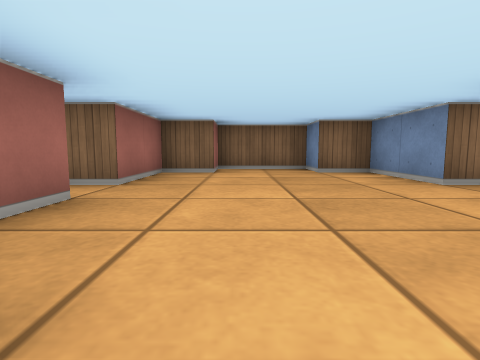
view 1 (above)

20 first-person views from a walk through a cub3D level. The camera is about half as high as the walls, tilts 6° down and sees 80° across. The floor is counted in squares. Each view is taken from the middle of a square. On the plan, view 1 faces up. The plan holds only what a view shows up to about 9 squares ahead; the rest is blank. The place goes on beyond the plan.

view 2
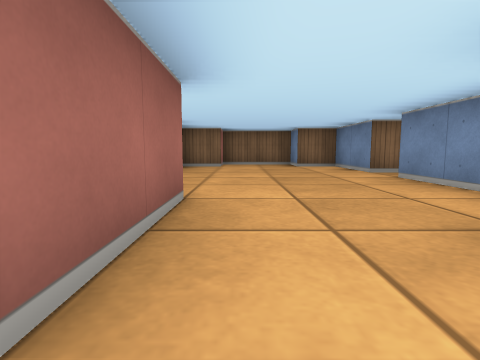

view 3
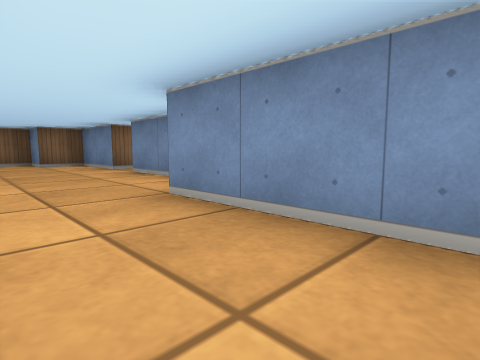

view 4
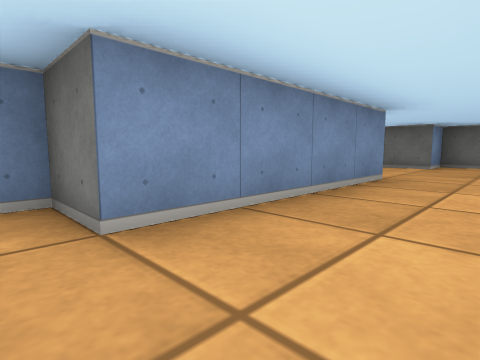

view 5
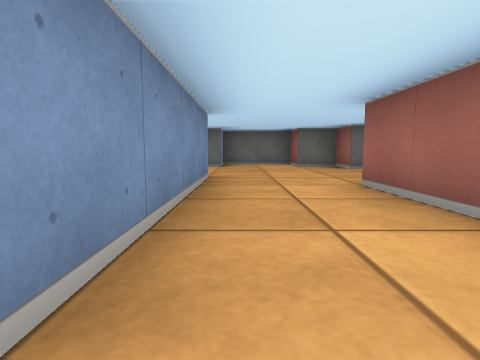

view 6
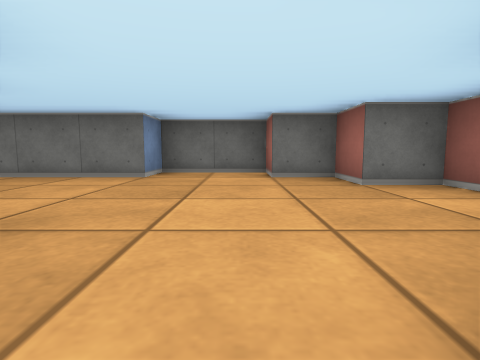

view 7
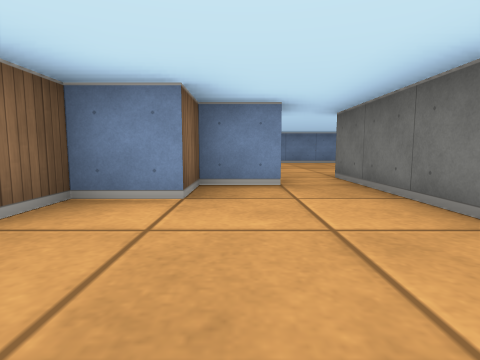

view 8
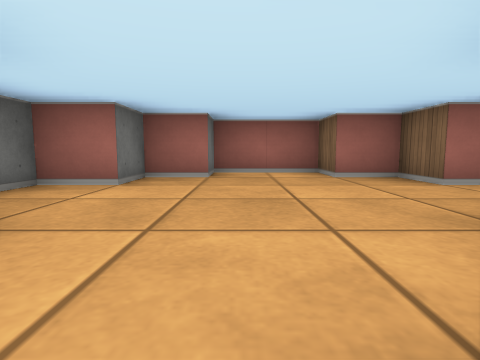

view 9
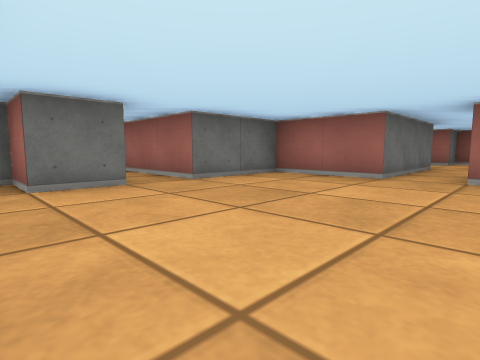

view 10
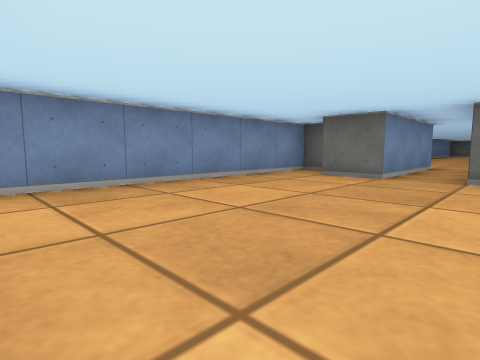

view 11
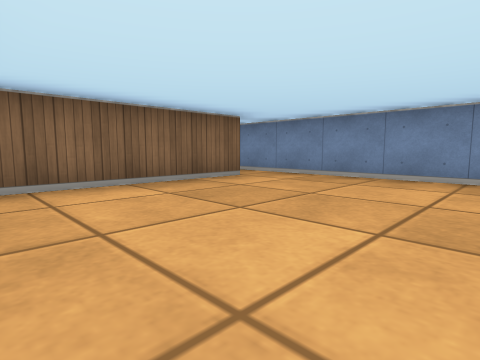

view 12
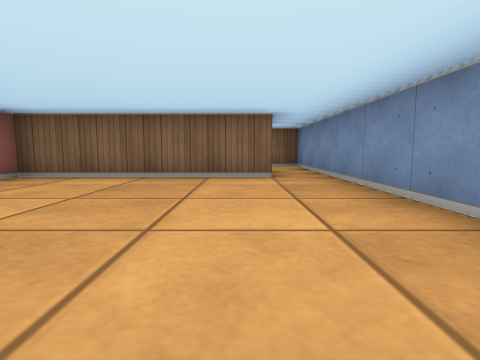

view 13
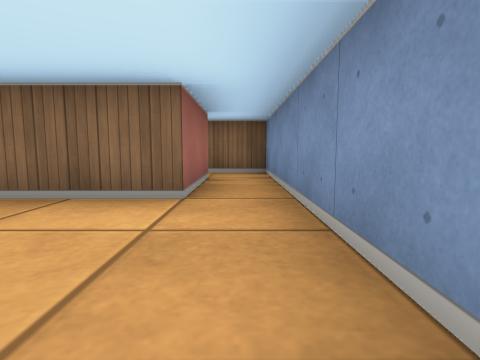

view 14
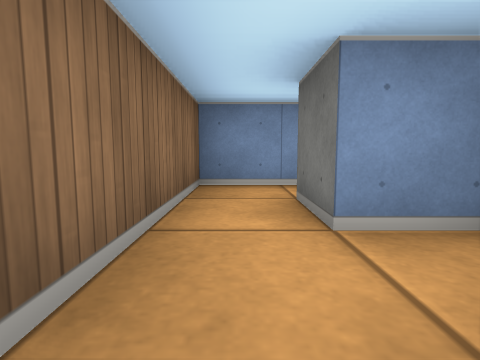

view 15
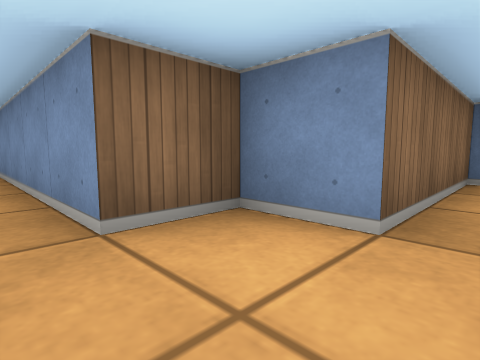

view 16
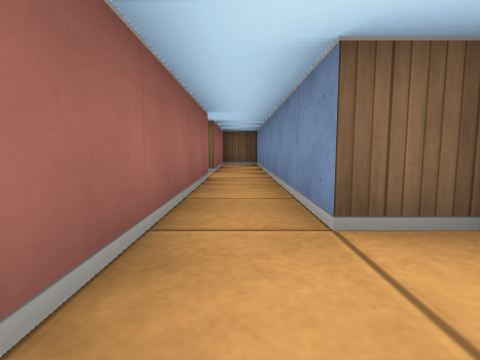

view 17
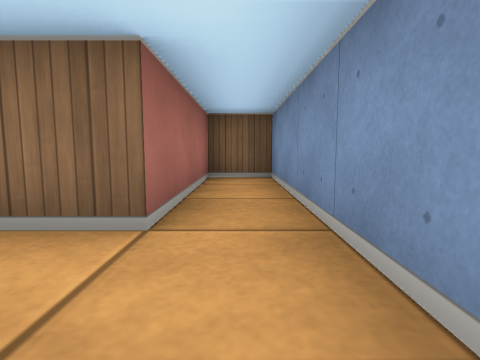

view 18
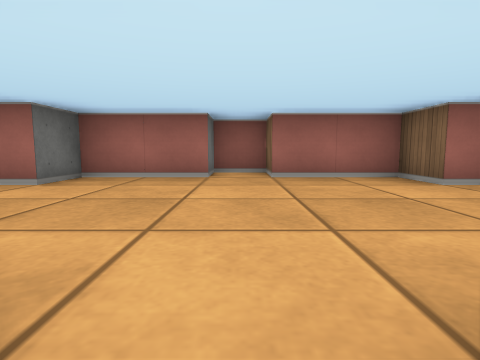

view 19
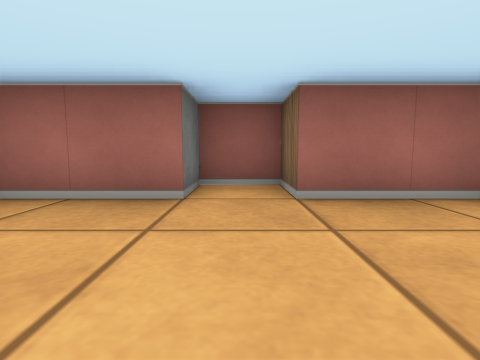

view 20
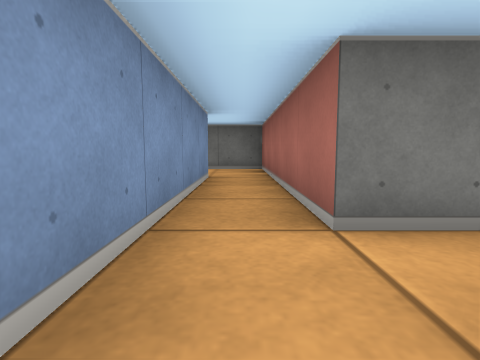

### Floor plan
Points are (right, up) in squares from view 1. A wall is a line through its corners. A room is listed if a view was taken in it or the views show most of it. See-through windows are left out.
Room 1 (views 1, 2, 3, 4, 5, 6, 19)
walls: (2.5, 3.5) (2.5, 5.5) (1.5, 5.5) (1.5, 6.5) (-0.5, 6.5) (-0.5, 5.5) (-1.5, 5.5) (-1.5, 3.5) (-2.5, 3.5) (-2.5, 2.5) (-1.5, 2.5) (-1.5, 0.5) (-0.5, 0.5) (-0.5, -3.5); (1.5, -4.6) (1.5, -0.5) (2.5, -0.5) (2.5, 2.5)
ways out: opening at (0.5, -3.5) to room 2; opening at (3.5, 3) to room 4
Room 2 (views 7, 8)
walls: (-0.5, -3.5) (-1.5, -3.5) (-1.5, -4.5) (-2.5, -4.5) (-2.5, -6.5) (-1.5, -6.5) (-1.5, -7.5) (-0.5, -7.5) (-0.5, -8.5) (1.5, -8.5) (1.5, -7.5) (3.5, -7.5); (3.5, -6.6) (3.5, -5.5) (2.5, -5.5) (2.5, -4.5) (1.8, -4.5)
ways out: opening at (0.5, -3.5) to room 1; opening at (4, -7) to room 3
Room 3 (views 9, 10, 11, 12, 13)
walls: (8.5, -4.5) (4.5, -4.5); (3.5, -7.5) (4.5, -7.5) (4.5, -9.5) (6.5, -9.5) (6.5, -11.9); (7.5, -12.5) (7.5, -9.5) (8.5, -9.5) (8.5, -10.5) (9.5, -10.5) (9.5, -4.5)
ways out: opening at (4, -7) to room 2; opening at (9, -3.5) to room 5; opening at (7, -13)
Room 4 (views 14, 15, 16, 17, 18, 20)
walls: (3.6, 2.5) (4.5, 2.5) (4.5, -2.5) (5.8, -2.5); (6.5, -1.5) (6.5, -0.5) (5.5, -0.5) (5.5, 6.5) (4.5, 6.5) (4.5, 3.5) (2.5, 3.5)
ways out: opening at (3.5, 3) to room 1; opening at (7, -2) to room 5
Room 5 (no view inside)
walls: (7.5, -3.4) (7.5, -2.5) (8.5, -2.5) (8.5, -4.5); (9.5, -4.5) (9.5, -1.5) (6.5, -1.5)
ways out: opening at (9, -3.5) to room 3; opening at (7, -2) to room 4

Where each view was taken, in squares from view 1:
view 1: 0 up, 0 right, facing up
view 2: 2 down, 0 right, facing up
view 3: 3 down, 0 right, facing up-right
view 4: 0 up, 0 right, facing down-right
view 5: 0 up, 1 right, facing down
view 6: 3 down, 0 right, facing down
view 7: 6 down, 0 right, facing right
view 8: 6 down, 3 right, facing left
view 9: 6 down, 9 right, facing down-left
view 10: 5 down, 6 right, facing down-right
view 11: 8 down, 5 right, facing up-right
view 12: 9 down, 8 right, facing up
view 13: 7 down, 9 right, facing up
view 14: 2 down, 6 right, facing right
view 15: 2 down, 5 right, facing up-right
view 16: 2 down, 5 right, facing up
view 17: 2 up, 5 right, facing up
view 18: 3 up, 3 right, facing left
view 19: 3 up, 1 right, facing left
view 20: 4 up, 5 right, facing down
